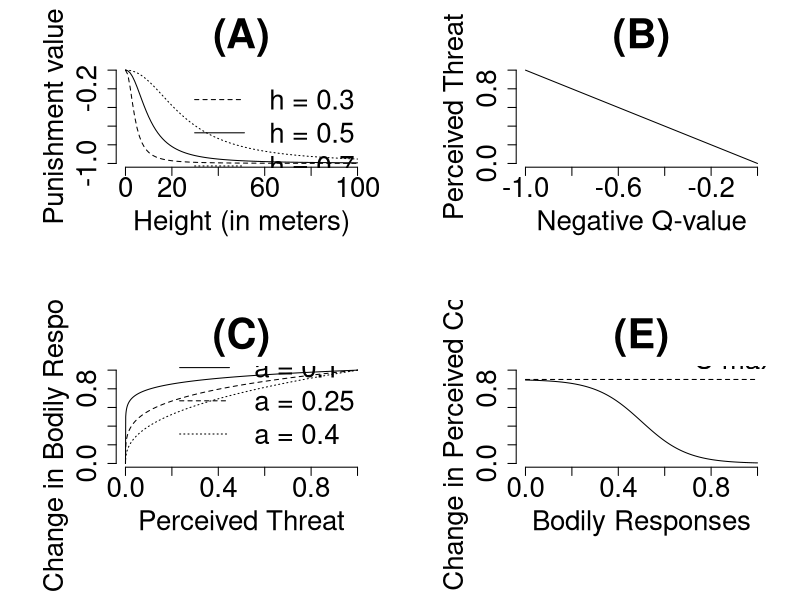

Reproduce this figure in R.
################################################################################
#                      Computational Model of Acrophobia                       #
#                 Visualizing the relations between variables                  #
################################################################################ 


#--- Set up ----------------

text_size = 2
title_size = 3

pdf("Fig3.pdf", height = 11, width = 12)
par(mfrow = c(2,2))
par(mar = c(8, 7, 4, 2)) # increase left margin 

#--------------------------

# =========================
# Meters on Punishment value 
# =========================

punishment_h <- 0.5
meters <- seq(0, 100, 1)
punishment <- -1 / (1 + (exp(1)^(-5 * (log10(meters) - 2 * punishment_h))))

plot(meters, punishment, type = "l", xlab = "Height (in meters)", ylab = "Punishment value", axes = FALSE, cex.lab = text_size, ylim = c(-1,0))
axis(side = 1, cex.axis = text_size); axis(side = 2, cex.axis = text_size)

# add different parameter value:
punishment_h <- 0.3
punishment <- -1 / (1 + (exp(1)^(-5 * (log10(meters) - 2 * punishment_h))))
lines(meters, punishment, type = "l", lty = 2) 

# add different parameter value: 
punishment_h <- 0.7
punishment <- -1 / (1 + (exp(1)^(-5 * (log10(meters) - 2 * punishment_h))))
lines(meters, punishment, type = "l", lty = 3) 

# add legend: 
legend('topright', legend = c('h = 0.3', 'h = 0.5', 'h = 0.7'),
       lty = c(2, 1, 3), bty = 'n', cex = text_size)
title(main = "(A)", cex.main = title_size)

# =========================
# Q^p(s,a) on Perceived Threat 
# =========================

Q <- seq(-1, 0, .001)
plot(Q, abs(Q), type = "l", xlab = "Negative Q-value", ylab = "Perceived Threat", axes = FALSE, cex.lab = text_size)
axis(side = 1, cex.axis = text_size); axis(side = 2, cex.axis = text_size)
title(main = "(B)", cex.main = title_size)

# =========================
# Perceived Threat on Bodily Responses 
# =========================

T <- seq(0, 1, .001) 
plot(T, T^.1, type = "l", xlab = "Perceived Threat", ylab = "Change in Bodily Responses", axes = FALSE, cex.lab = text_size)
axis(side = 1, cex.axis = text_size); axis(side = 2, cex.axis = text_size)
lines(T, T^.25, type = "l", lty = 2) 
lines(T, T^.4, type = "l", lty = 3)
legend('bottomright', legend = c('a = 0.1', 'a = 0.25', 'a = 0.4'),
       lty = c(1, 2, 3), bty = 'n', cex = text_size)
title(main = "(C)", cex.main = title_size)

# =========================
# Arousal on Sensation
# =========================

# A <- seq(0, 1, 0.001) 
# S <- 1 / (1 + exp(-10*(A-.5)))
# 
# plot(A, S, type = "l", xlab = "Bodily Sensations", ylab = "Change in Somatic Sensation", axes = FALSE, cex.lab = text_size)
# axis(side = 1, cex.axis = text_size); axis(side = 2, cex.axis = text_size)
# title(main = "(D)", cex.main = title_size)

# =========================
# Bodily Responses on Perceived Control
# =========================

C_max <- .9
S <- seq(0, 1, 0.001)
C <- C_max / (1 + exp(10 * (S - 0.5)))

plot(S, C, type = "l", xlab = "Bodily Responses", ylab = "Change in Perceived Control", axes = FALSE, cex.lab = text_size, ylim = c(0,1))
axis(side = 1, cex.axis = text_size); axis(side = 2, cex.axis = text_size)
lines(S, rep(C_max, length(S)), lty = 2)
text(0.9, C_max + 0.02, "C max", pos = 3, cex = text_size) # add text above C_max line
title(main = "(E)", cex.main = title_size)


# =========================
# Fear on Perceived Reward 
# =========================

# F <- seq(0, 1, 0.001)
# 
# plot(F, F^0.5, type = "l", xlab = "Fear", ylab = "Perceived Reward", axes = FALSE, cex.lab = text_size)
# axis(side = 1, cex.axis = text_size); axis(side = 2, cex.axis = text_size)
# lines(F, F, type = "l", lty = 2) 
# lines(F, F^2, type = "l", lty = 3)
# legend('bottomright', legend = c('\u03B1 < 1', '\u03B1 = 1', '\u03B1 > 1'),
#       lty = c(1, 2, 3), bty = 'n', cex = text_size)
# title(main = "(F)", cex.main = title_size)

#--------------------------

dev.off()
